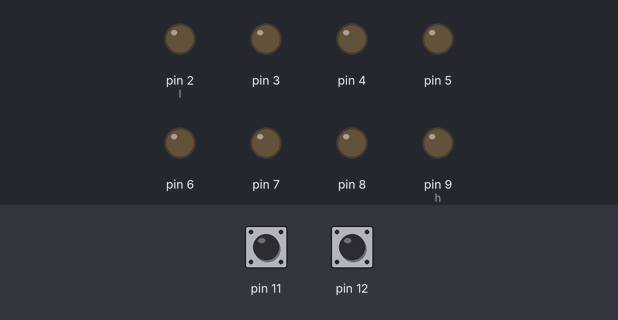
Bench run of a sketch on a simulated Arduino Uno, built with avr-gcc and run on an emulated ATmega328P. On the bench: output pins drawn as LEDs (lit = HIGH). The test bench sets the inputs (shaded band); at power-on: pin 11 HIGH, pin 12 HIGH.

Above: at 0.5 s.
At 2.5 s:
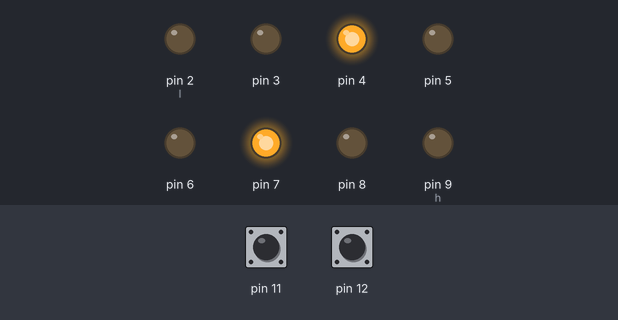
At 4.0 s:
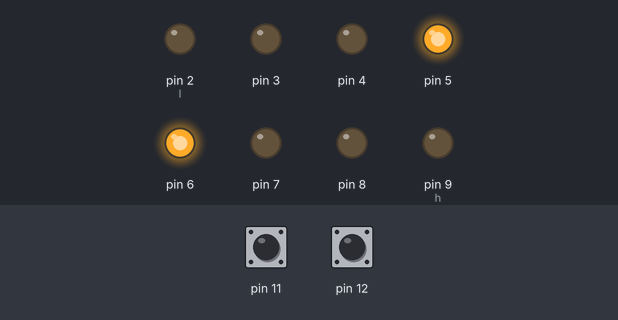
At 7.5 s:
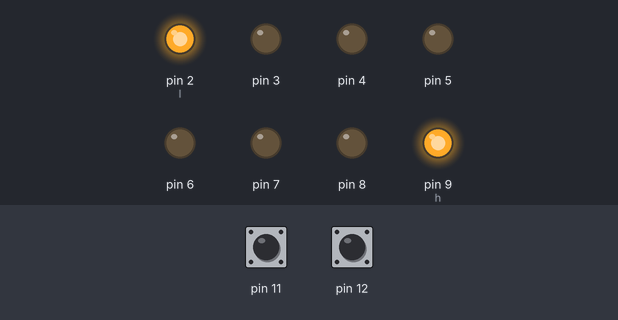
At 8.5 s:
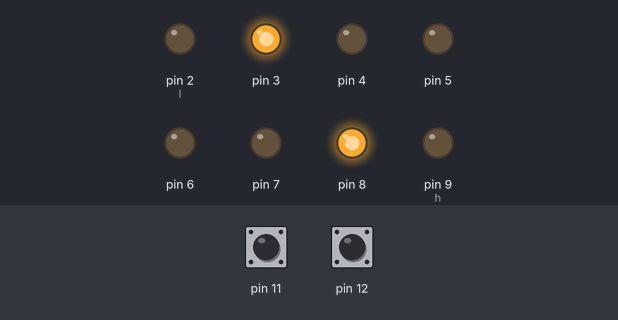
Timing chart, 0 to 9.1 s (numbered marks = the images above):
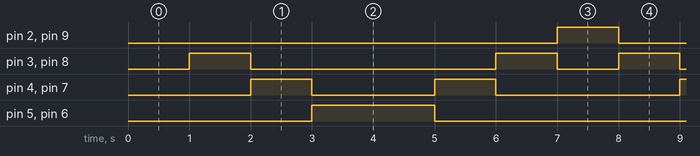

Measured:
- by itself, pin 2 (l), pin 9 (h): alternates HIGH for 1.0 s and LOW for 6.0 s
- by itself, pin 3, pin 8: repeats every 7.0 s: LOW 4.0 s, HIGH 1.0 s, LOW 1.0 s, HIGH 1.0 s
- by itself, pin 4, pin 7: repeats every 7.0 s: LOW 2.0 s, HIGH 1.0 s, LOW 3.0 s, HIGH 1.0 s
- by itself, pin 5, pin 6: alternates HIGH for 2.0 s and LOW for 5.0 s

The sketch:

shabelni-ukol1.ino
```cpp
/*	This is a default program--
	Use File->Load Prog to load a different program
*/

int count;

void setup()
{
	//init & reset outputs
	for (int i = 2; i <= 9; i++)
	{
		pinMode(i, OUTPUT);
		digitalWrite(i, LOW);
	}
	pinMode(11, INPUT);
	pinMode(12, INPUT);
	count=0;
}

int del()
{
	int values[] = {400, 600, 800, 1000};
	int a = digitalRead(11);
	int b = digitalRead(12);
	if (a == 0 && b == 0)
		return values[0];
	if (a == 0 && b == 1)
		return values[1];
	if (a == 1 && b == 0)
		return values[2];
	return values[3];
}

void loop()
{
	int d = del();
	int h = 9;
	int l = 2;
	while (h != 2 && l != 9)
	{
		delay(d);
		h--;
		l++;
		digitalWrite(h, HIGH);
		digitalWrite(l, HIGH);
		if (h < 9 && l > 2)
		{
			if (h != 5 && l != 6)
			{
				digitalWrite(h+1, LOW);
				digitalWrite(l-1, LOW);
			}
		}

	}
	//	high = 9;
	//	low =2;
	//delay(250);
	count=count+1;

}
```
